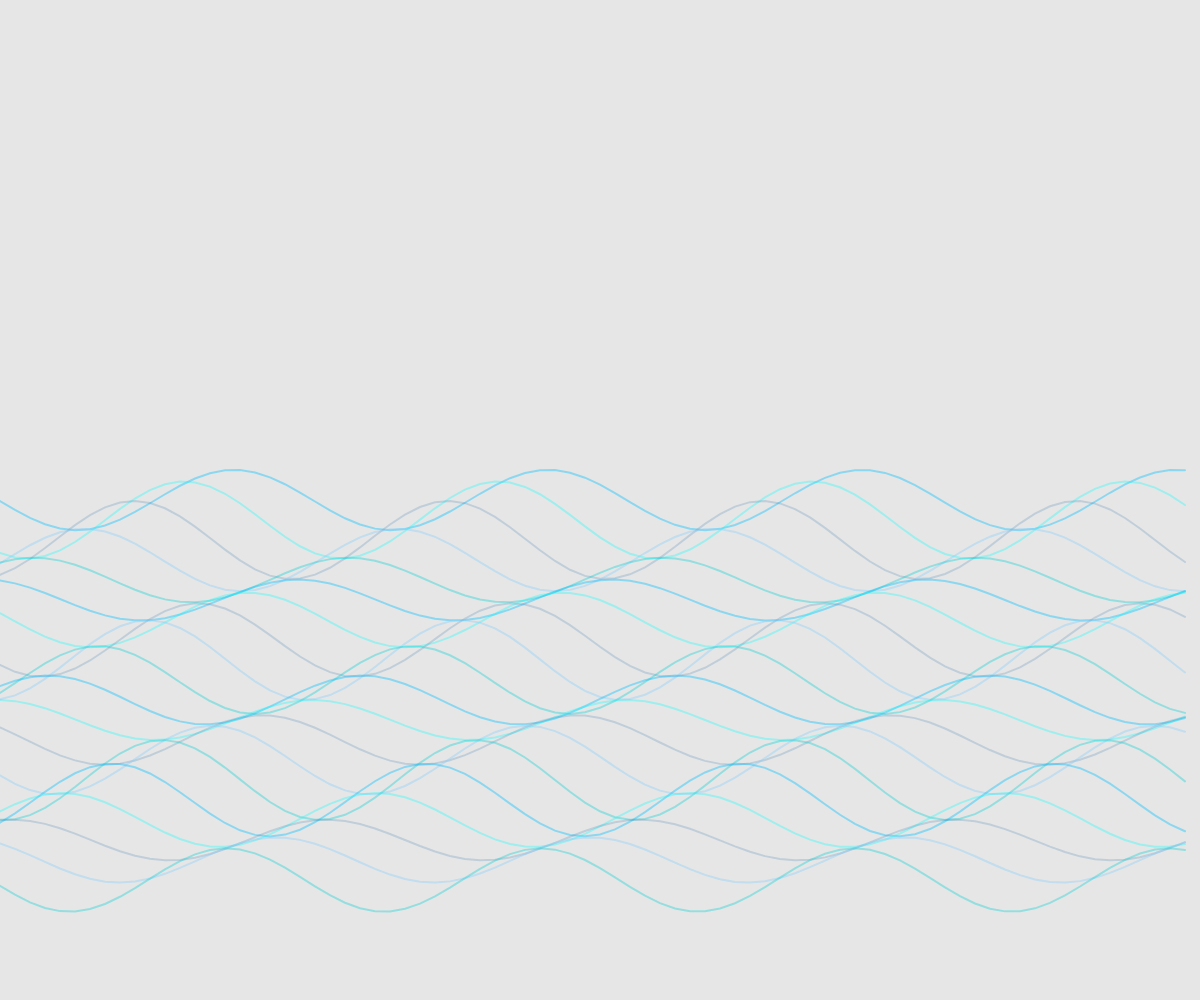
Frame 1 (no input)
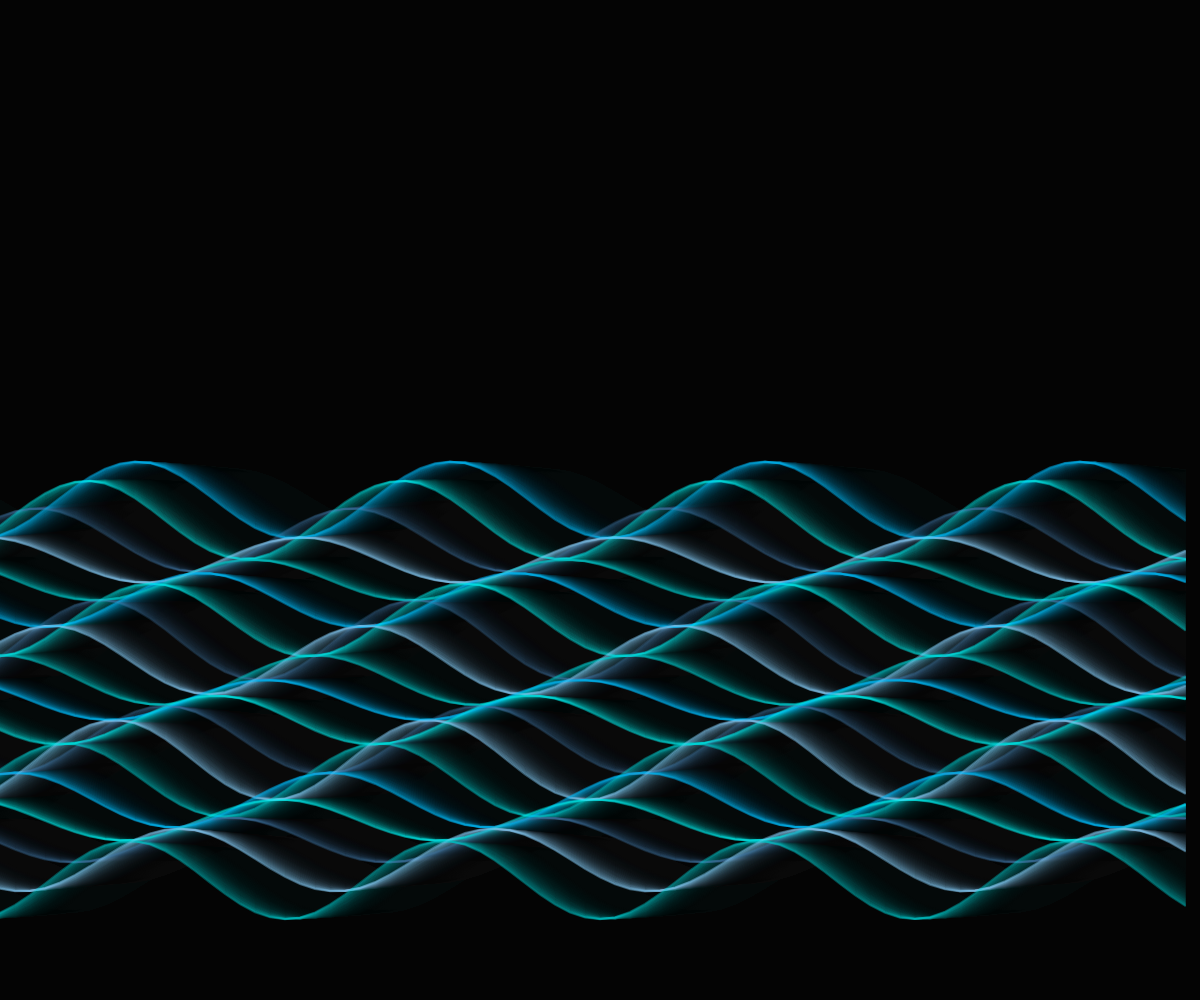
Frame 60 (no input)
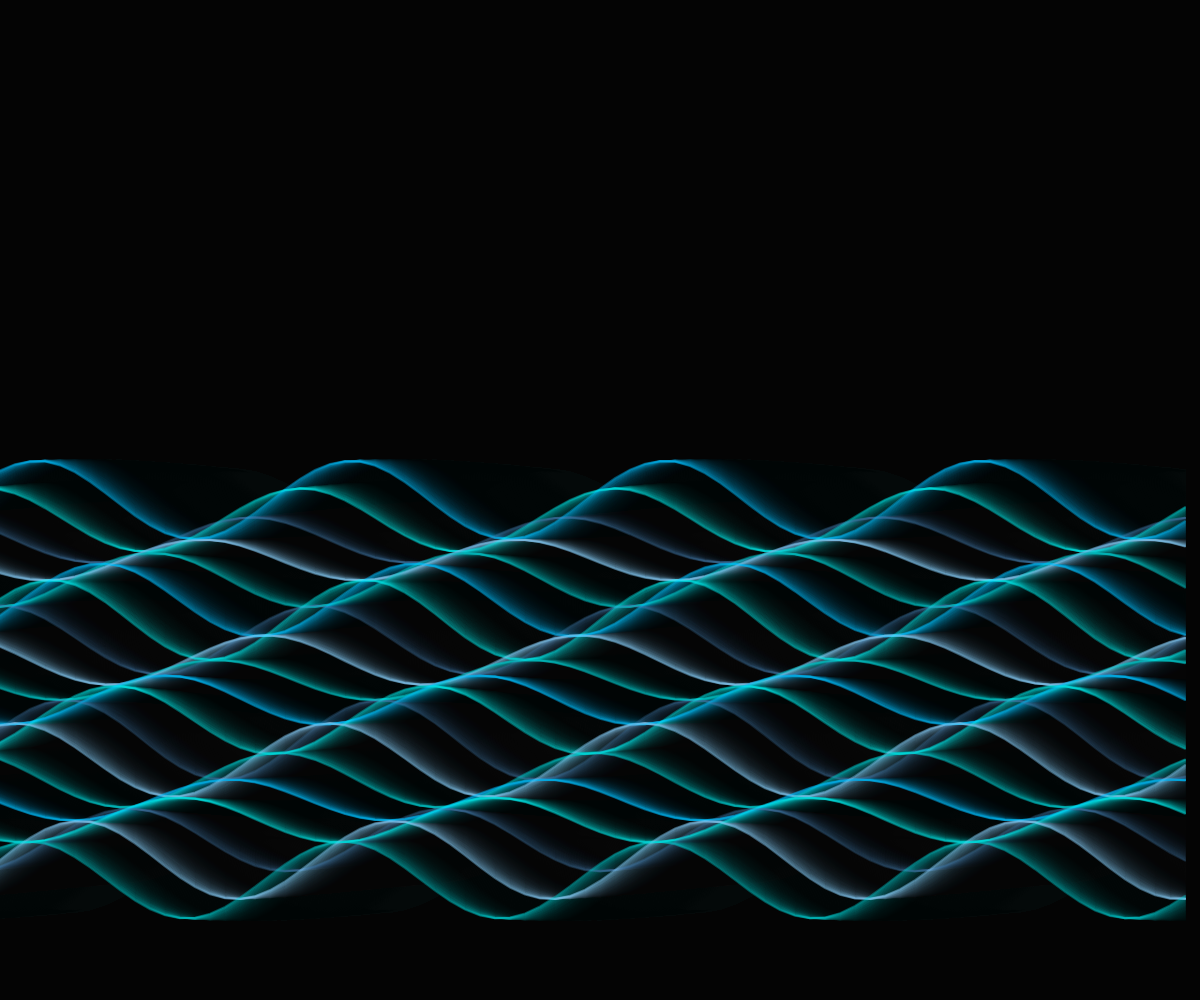
Frame 120 (the mouse pressed at the canvas centre since frame 60)

The p5.js sketch that drew these frames (run headless with seeded random() and noise() and a simulated clock; from frame 60 on, the mouse is pressed at the canvas centre):

// p5.js sketch
// ── sketch.js
let waveColors;

function setup() {
  createCanvas(windowWidth, windowHeight);
  noFill();
  waveColors = [
    color(0, 191, 255, 100),
    color(0, 255, 255, 80),  
    color(70, 130, 180, 60), 
    color(135, 206, 250, 100), 
    color(0, 206, 209, 90),
  ];
}

function draw() {
  background(0, 25); 

  let time = millis() * 0.001; 
  let waveCount = 20;

  for (let i = 0; i < waveCount; i++) {
    let yOffset = i * 20;
    let waveHeight = 30 + 10 * sin(time + i);
    let colorIndex = i % waveColors.length;

    stroke(waveColors[colorIndex]);
    strokeWeight(2);

    beginShape();
    for (let x = 0; x < width; x += 15) {
      let y = height / 2 + yOffset + sin(x * 0.02 + time * 2 + i) * waveHeight;
      vertex(x, y);
    }
    endShape();
  }
}

function windowResized() {
  resizeCanvas(windowWidth, windowHeight);
}
